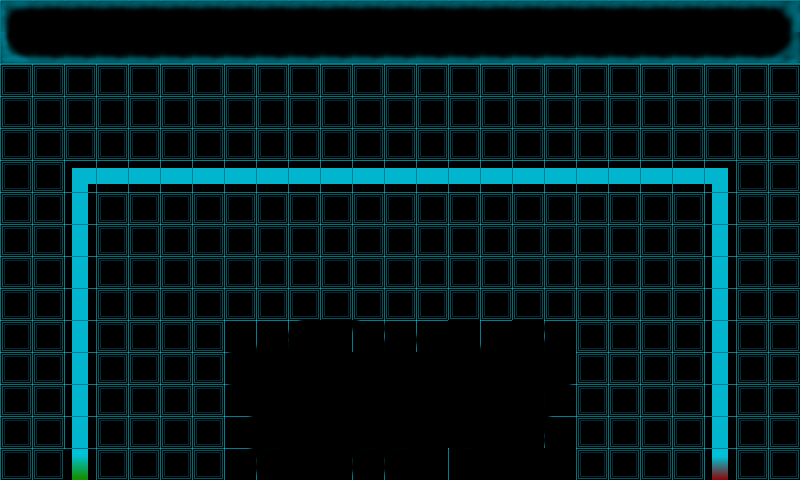

This is a level from a 2D game, rendered from its Tiled map with the project's own tilesets. A one-line summary and the complete map file follow:
An orthogonal 25x15 tile map with 32x32 px tiles, 1 tile layer (Calque de Tile 1).

<map version="1.0" orientation="orthogonal" width="25" height="15" tilewidth="32" tileheight="32">
 <tileset firstgid="1" name="tronts32" tilewidth="32" tileheight="32">
  <image source="tronts32.png" width="256" height="256" />
 </tileset>
 <layer name="Calque de Tile 1" width="25" height="15">
  <data>
   <tile gid="41" />
   <tile gid="42" />
   <tile gid="42" />
   <tile gid="42" />
   <tile gid="42" />
   <tile gid="42" />
   <tile gid="42" />
   <tile gid="42" />
   <tile gid="42" />
   <tile gid="42" />
   <tile gid="42" />
   <tile gid="42" />
   <tile gid="42" />
   <tile gid="42" />
   <tile gid="42" />
   <tile gid="42" />
   <tile gid="42" />
   <tile gid="42" />
   <tile gid="42" />
   <tile gid="42" />
   <tile gid="42" />
   <tile gid="42" />
   <tile gid="42" />
   <tile gid="42" />
   <tile gid="43" />
   <tile gid="57" />
   <tile gid="58" />
   <tile gid="58" />
   <tile gid="58" />
   <tile gid="58" />
   <tile gid="58" />
   <tile gid="58" />
   <tile gid="58" />
   <tile gid="58" />
   <tile gid="58" />
   <tile gid="58" />
   <tile gid="58" />
   <tile gid="58" />
   <tile gid="58" />
   <tile gid="58" />
   <tile gid="58" />
   <tile gid="58" />
   <tile gid="58" />
   <tile gid="58" />
   <tile gid="58" />
   <tile gid="58" />
   <tile gid="58" />
   <tile gid="58" />
   <tile gid="58" />
   <tile gid="59" />
   <tile gid="1" />
   <tile gid="1" />
   <tile gid="1" />
   <tile gid="1" />
   <tile gid="1" />
   <tile gid="1" />
   <tile gid="1" />
   <tile gid="1" />
   <tile gid="1" />
   <tile gid="1" />
   <tile gid="1" />
   <tile gid="1" />
   <tile gid="1" />
   <tile gid="1" />
   <tile gid="1" />
   <tile gid="1" />
   <tile gid="1" />
   <tile gid="1" />
   <tile gid="1" />
   <tile gid="1" />
   <tile gid="1" />
   <tile gid="1" />
   <tile gid="1" />
   <tile gid="1" />
   <tile gid="1" />
   <tile gid="1" />
   <tile gid="1" />
   <tile gid="1" />
   <tile gid="1" />
   <tile gid="1" />
   <tile gid="1" />
   <tile gid="1" />
   <tile gid="1" />
   <tile gid="1" />
   <tile gid="1" />
   <tile gid="1" />
   <tile gid="1" />
   <tile gid="1" />
   <tile gid="1" />
   <tile gid="1" />
   <tile gid="1" />
   <tile gid="1" />
   <tile gid="1" />
   <tile gid="1" />
   <tile gid="1" />
   <tile gid="1" />
   <tile gid="1" />
   <tile gid="1" />
   <tile gid="1" />
   <tile gid="1" />
   <tile gid="1" />
   <tile gid="1" />
   <tile gid="1" />
   <tile gid="1" />
   <tile gid="1" />
   <tile gid="1" />
   <tile gid="1" />
   <tile gid="1" />
   <tile gid="1" />
   <tile gid="1" />
   <tile gid="1" />
   <tile gid="1" />
   <tile gid="1" />
   <tile gid="1" />
   <tile gid="1" />
   <tile gid="1" />
   <tile gid="1" />
   <tile gid="1" />
   <tile gid="1" />
   <tile gid="1" />
   <tile gid="1" />
   <tile gid="1" />
   <tile gid="1" />
   <tile gid="1" />
   <tile gid="1" />
   <tile gid="1" />
   <tile gid="1" />
   <tile gid="11" />
   <tile gid="3" />
   <tile gid="3" />
   <tile gid="3" />
   <tile gid="3" />
   <tile gid="3" />
   <tile gid="3" />
   <tile gid="3" />
   <tile gid="3" />
   <tile gid="3" />
   <tile gid="3" />
   <tile gid="3" />
   <tile gid="3" />
   <tile gid="3" />
   <tile gid="3" />
   <tile gid="3" />
   <tile gid="3" />
   <tile gid="3" />
   <tile gid="3" />
   <tile gid="3" />
   <tile gid="12" />
   <tile gid="1" />
   <tile gid="1" />
   <tile gid="1" />
   <tile gid="1" />
   <tile gid="10" />
   <tile gid="1" />
   <tile gid="1" />
   <tile gid="1" />
   <tile gid="1" />
   <tile gid="1" />
   <tile gid="1" />
   <tile gid="1" />
   <tile gid="1" />
   <tile gid="1" />
   <tile gid="1" />
   <tile gid="1" />
   <tile gid="1" />
   <tile gid="1" />
   <tile gid="1" />
   <tile gid="1" />
   <tile gid="1" />
   <tile gid="1" />
   <tile gid="1" />
   <tile gid="1" />
   <tile gid="10" />
   <tile gid="1" />
   <tile gid="1" />
   <tile gid="1" />
   <tile gid="1" />
   <tile gid="10" />
   <tile gid="1" />
   <tile gid="1" />
   <tile gid="1" />
   <tile gid="1" />
   <tile gid="1" />
   <tile gid="1" />
   <tile gid="1" />
   <tile gid="1" />
   <tile gid="1" />
   <tile gid="1" />
   <tile gid="1" />
   <tile gid="1" />
   <tile gid="1" />
   <tile gid="1" />
   <tile gid="1" />
   <tile gid="1" />
   <tile gid="1" />
   <tile gid="1" />
   <tile gid="1" />
   <tile gid="10" />
   <tile gid="1" />
   <tile gid="1" />
   <tile gid="1" />
   <tile gid="1" />
   <tile gid="10" />
   <tile gid="1" />
   <tile gid="1" />
   <tile gid="1" />
   <tile gid="1" />
   <tile gid="1" />
   <tile gid="1" />
   <tile gid="1" />
   <tile gid="1" />
   <tile gid="1" />
   <tile gid="1" />
   <tile gid="1" />
   <tile gid="1" />
   <tile gid="1" />
   <tile gid="1" />
   <tile gid="1" />
   <tile gid="1" />
   <tile gid="1" />
   <tile gid="1" />
   <tile gid="1" />
   <tile gid="10" />
   <tile gid="1" />
   <tile gid="1" />
   <tile gid="1" />
   <tile gid="1" />
   <tile gid="10" />
   <tile gid="1" />
   <tile gid="1" />
   <tile gid="1" />
   <tile gid="1" />
   <tile gid="1" />
   <tile gid="1" />
   <tile gid="1" />
   <tile gid="1" />
   <tile gid="1" />
   <tile gid="1" />
   <tile gid="1" />
   <tile gid="1" />
   <tile gid="1" />
   <tile gid="1" />
   <tile gid="1" />
   <tile gid="1" />
   <tile gid="1" />
   <tile gid="1" />
   <tile gid="1" />
   <tile gid="10" />
   <tile gid="1" />
   <tile gid="1" />
   <tile gid="1" />
   <tile gid="1" />
   <tile gid="10" />
   <tile gid="1" />
   <tile gid="1" />
   <tile gid="1" />
   <tile gid="1" />
   <tile gid="36" />
   <tile gid="37" />
   <tile gid="38" />
   <tile gid="50" />
   <tile gid="39" />
   <tile gid="27" />
   <tile gid="26" />
   <tile gid="50" />
   <tile gid="37" />
   <tile gid="50" />
   <tile gid="27" />
   <tile gid="1" />
   <tile gid="1" />
   <tile gid="1" />
   <tile gid="1" />
   <tile gid="10" />
   <tile gid="1" />
   <tile gid="1" />
   <tile gid="1" />
   <tile gid="1" />
   <tile gid="10" />
   <tile gid="1" />
   <tile gid="1" />
   <tile gid="1" />
   <tile gid="1" />
   <tile gid="44" />
   <tile gid="50" />
   <tile gid="50" />
   <tile gid="50" />
   <tile gid="50" />
   <tile gid="50" />
   <tile gid="50" />
   <tile gid="50" />
   <tile gid="50" />
   <tile gid="50" />
   <tile gid="50" />
   <tile gid="1" />
   <tile gid="1" />
   <tile gid="1" />
   <tile gid="1" />
   <tile gid="10" />
   <tile gid="1" />
   <tile gid="1" />
   <tile gid="1" />
   <tile gid="1" />
   <tile gid="10" />
   <tile gid="1" />
   <tile gid="1" />
   <tile gid="1" />
   <tile gid="1" />
   <tile gid="44" />
   <tile gid="50" />
   <tile gid="50" />
   <tile gid="50" />
   <tile gid="50" />
   <tile gid="50" />
   <tile gid="50" />
   <tile gid="50" />
   <tile gid="50" />
   <tile gid="50" />
   <tile gid="46" />
   <tile gid="1" />
   <tile gid="1" />
   <tile gid="1" />
   <tile gid="1" />
   <tile gid="10" />
   <tile gid="1" />
   <tile gid="1" />
   <tile gid="1" />
   <tile gid="1" />
   <tile gid="10" />
   <tile gid="1" />
   <tile gid="1" />
   <tile gid="1" />
   <tile gid="1" />
   <tile gid="52" />
   <tile gid="50" />
   <tile gid="50" />
   <tile gid="50" />
   <tile gid="50" />
   <tile gid="50" />
   <tile gid="50" />
   <tile gid="50" />
   <tile gid="50" />
   <tile gid="50" />
   <tile gid="54" />
   <tile gid="1" />
   <tile gid="1" />
   <tile gid="1" />
   <tile gid="1" />
   <tile gid="10" />
   <tile gid="1" />
   <tile gid="1" />
   <tile gid="1" />
   <tile gid="1" />
   <tile gid="7" />
   <tile gid="1" />
   <tile gid="1" />
   <tile gid="1" />
   <tile gid="1" />
   <tile gid="52" />
   <tile gid="53" />
   <tile gid="50" />
   <tile gid="50" />
   <tile gid="53" />
   <tile gid="53" />
   <tile gid="50" />
   <tile gid="24" />
   <tile gid="50" />
   <tile gid="50" />
   <tile gid="50" />
   <tile gid="1" />
   <tile gid="1" />
   <tile gid="1" />
   <tile gid="1" />
   <tile gid="13" />
   <tile gid="1" />
   <tile gid="1" />
  </data>
 </layer>
</map>